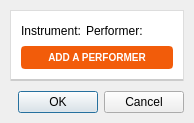
<?xml version="1.0" encoding="UTF-8"?>
<ui version="4.0">
 <class>performers_dialog</class>
 <widget class="QDialog" name="performers_dialog">
  <property name="geometry">
   <rect>
    <x>0</x>
    <y>0</y>
    <width>365</width>
    <height>130</height>
   </rect>
  </property>
  <property name="sizePolicy">
   <sizepolicy hsizetype="Fixed" vsizetype="Fixed">
    <horstretch>0</horstretch>
    <verstretch>0</verstretch>
   </sizepolicy>
  </property>
  <property name="styleSheet">
   <string notr="true">QLineEdit {
	background-color: #F9F9F9;
	border: 1px solid #B1B1B1;
	color: #222222;
	min-height: 20px;
}

QLineEdit {
	selection-background-color: #F2C1A7;
	selection-color: #222222;
}

QLineEdit:focus {
	border: 1px solid #F79D6C;
}

QGroupBox {
	border: 1px solid #DDDDDD;
	border-bottom: 2px solid rgba(0, 0, 0, 20%);
	background-color: white;
	font-size: 10px;
}

QGroupBox::title {
	subcontrol-origin: margin;
	subcontrol-position: top left;
	left: 1px;
	padding: 0 3px;
	color: #777777;
	border: 1px solid #DFDFDF;
	background-color: #F7F7F7;
 }</string>
  </property>
  <property name="modal">
   <bool>true</bool>
  </property>
  <layout class="QVBoxLayout" name="verticalLayout">
   <property name="spacing">
    <number>0</number>
   </property>
   <property name="sizeConstraint">
    <enum>QLayout::SetFixedSize</enum>
   </property>
   <property name="leftMargin">
    <number>10</number>
   </property>
   <property name="topMargin">
    <number>10</number>
   </property>
   <property name="rightMargin">
    <number>10</number>
   </property>
   <property name="bottomMargin">
    <number>10</number>
   </property>
   <item>
    <widget class="QGroupBox" name="_form">
     <property name="styleSheet">
      <string notr="true">QPushButton {
	background-color: #BFBFBF;
	border: 2px solid #FBFBFBF;
	border-radius: 4px;
	font-size: 10px;
	font-weight: bold;
	color: white;
	padding: 3px 10px;
	margin: 0;
}

QPushButton:hover,
QPushButton:focus {
	background-color: #A6A6A6;
	border-color: #A6A6A6;
}

QPushButton:pressed {
	border: 2px solid white;
}

#_add_performer {
	background-color: #F25C0A;
	border: 2px solid #F25C0A;
}

#_add_performer:hover,
#_add_performer:focus {
	background-color: #D95109;
	border-color: #D95109;
}
</string>
     </property>
     <property name="title">
      <string/>
     </property>
     <layout class="QVBoxLayout" name="verticalLayout_2">
      <property name="spacing">
       <number>5</number>
      </property>
      <property name="leftMargin">
       <number>10</number>
      </property>
      <property name="topMargin">
       <number>10</number>
      </property>
      <property name="rightMargin">
       <number>10</number>
      </property>
      <property name="bottomMargin">
       <number>10</number>
      </property>
      <item>
       <widget class="QWidget" name="_header" native="true">
        <layout class="QHBoxLayout" name="horizontalLayout_2">
         <property name="spacing">
          <number>5</number>
         </property>
         <property name="leftMargin">
          <number>0</number>
         </property>
         <property name="topMargin">
          <number>0</number>
         </property>
         <property name="rightMargin">
          <number>0</number>
         </property>
         <property name="bottomMargin">
          <number>0</number>
         </property>
         <item>
          <widget class="QLabel" name="_instrument_header">
           <property name="text">
            <string>Instrument:</string>
           </property>
          </widget>
         </item>
         <item>
          <widget class="QLabel" name="_name_header">
           <property name="text">
            <string>Performer:</string>
           </property>
          </widget>
         </item>
         <item>
          <spacer name="horizontalSpacer">
           <property name="orientation">
            <enum>Qt::Horizontal</enum>
           </property>
           <property name="sizeType">
            <enum>QSizePolicy::Fixed</enum>
           </property>
           <property name="sizeHint" stdset="0">
            <size>
             <width>30</width>
             <height>20</height>
            </size>
           </property>
          </spacer>
         </item>
        </layout>
       </widget>
      </item>
      <item>
       <layout class="QVBoxLayout" name="_performers_table">
        <property name="spacing">
         <number>5</number>
        </property>
       </layout>
      </item>
      <item>
       <widget class="QPushButton" name="_add_performer">
        <property name="text">
         <string>ADD A PERFORMER</string>
        </property>
       </widget>
      </item>
     </layout>
    </widget>
   </item>
   <item>
    <widget class="QWidget" name="_action_buttons_container" native="true">
     <layout class="QHBoxLayout" name="horizontalLayout">
      <property name="spacing">
       <number>5</number>
      </property>
      <property name="leftMargin">
       <number>0</number>
      </property>
      <property name="topMargin">
       <number>10</number>
      </property>
      <property name="rightMargin">
       <number>0</number>
      </property>
      <property name="bottomMargin">
       <number>0</number>
      </property>
      <item>
       <widget class="QDialogButtonBox" name="_action_buttons">
        <property name="orientation">
         <enum>Qt::Horizontal</enum>
        </property>
        <property name="standardButtons">
         <set>QDialogButtonBox::Cancel|QDialogButtonBox::Ok</set>
        </property>
       </widget>
      </item>
     </layout>
    </widget>
   </item>
  </layout>
 </widget>
 <resources/>
 <connections>
  <connection>
   <sender>_action_buttons</sender>
   <signal>accepted()</signal>
   <receiver>performers_dialog</receiver>
   <slot>accept()</slot>
   <hints>
    <hint type="sourcelabel">
     <x>248</x>
     <y>254</y>
    </hint>
    <hint type="destinationlabel">
     <x>157</x>
     <y>274</y>
    </hint>
   </hints>
  </connection>
  <connection>
   <sender>_action_buttons</sender>
   <signal>rejected()</signal>
   <receiver>performers_dialog</receiver>
   <slot>reject()</slot>
   <hints>
    <hint type="sourcelabel">
     <x>316</x>
     <y>260</y>
    </hint>
    <hint type="destinationlabel">
     <x>286</x>
     <y>274</y>
    </hint>
   </hints>
  </connection>
 </connections>
</ui>
